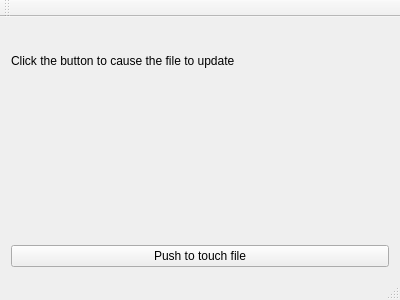
<?xml version="1.0" encoding="UTF-8"?>
<ui version="4.0">
 <class>MainWindow</class>
 <widget class="QMainWindow" name="MainWindow">
  <property name="geometry">
   <rect>
    <x>0</x>
    <y>0</y>
    <width>400</width>
    <height>300</height>
   </rect>
  </property>
  <property name="windowTitle">
   <string>MainWindow</string>
  </property>
  <widget class="QWidget" name="centralWidget">
   <layout class="QVBoxLayout" name="verticalLayout">
    <item>
     <widget class="QLabel" name="label">
      <property name="text">
       <string>Click the button to cause the file to update</string>
      </property>
     </widget>
    </item>
    <item>
     <widget class="GUtil::Controls::line_edit_with_button" name="txt_file_chooser" native="true"/>
    </item>
    <item>
     <widget class="QLabel" name="lbl_notify">
      <property name="text">
       <string/>
      </property>
     </widget>
    </item>
    <item>
     <widget class="QPushButton" name="btn_update">
      <property name="text">
       <string>Push to touch file</string>
      </property>
     </widget>
    </item>
   </layout>
  </widget>
  <widget class="QMenuBar" name="menuBar">
   <property name="geometry">
    <rect>
     <x>0</x>
     <y>0</y>
     <width>400</width>
     <height>26</height>
    </rect>
   </property>
  </widget>
  <widget class="QToolBar" name="mainToolBar">
   <attribute name="toolBarArea">
    <enum>TopToolBarArea</enum>
   </attribute>
   <attribute name="toolBarBreak">
    <bool>false</bool>
   </attribute>
  </widget>
  <widget class="QStatusBar" name="statusBar"/>
 </widget>
 <layoutdefault spacing="6" margin="11"/>
 <customwidgets>
  <customwidget>
   <class>GUtil::Controls::line_edit_with_button</class>
   <extends>QWidget</extends>
   <header>Controls/line_edit_with_button.h</header>
   <container>1</container>
  </customwidget>
 </customwidgets>
 <resources/>
 <connections>
  <connection>
   <sender>btn_update</sender>
   <signal>clicked()</signal>
   <receiver>MainWindow</receiver>
   <slot>update_file()</slot>
   <hints>
    <hint type="sourcelabel">
     <x>190</x>
     <y>250</y>
    </hint>
    <hint type="destinationlabel">
     <x>193</x>
     <y>273</y>
    </hint>
   </hints>
  </connection>
 </connections>
 <slots>
  <slot>update_file()</slot>
 </slots>
</ui>
